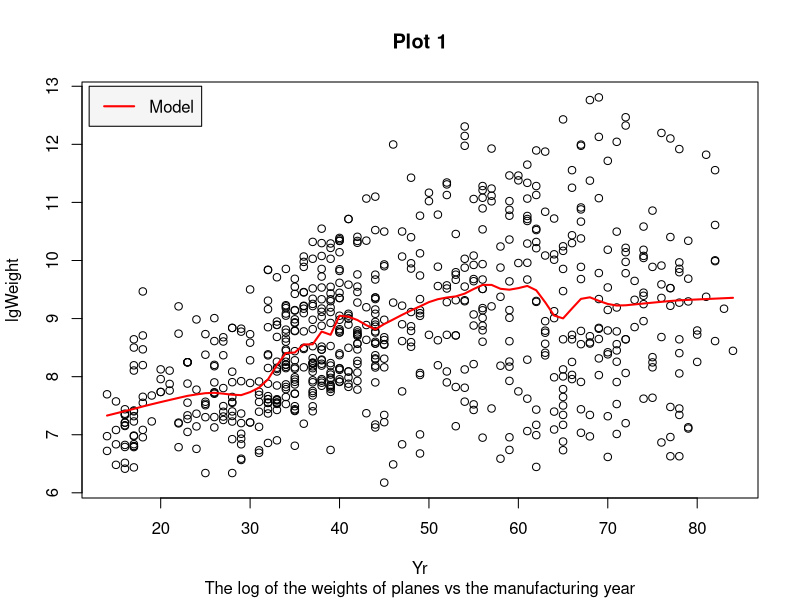
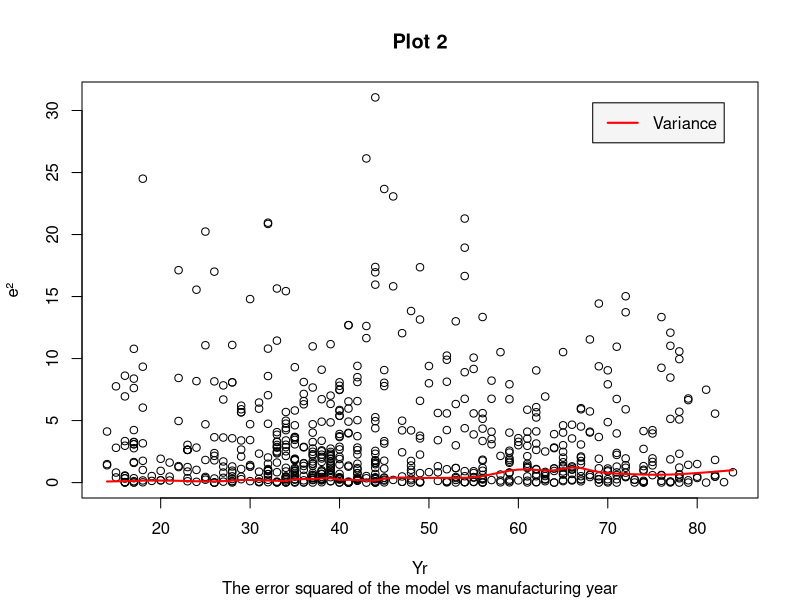
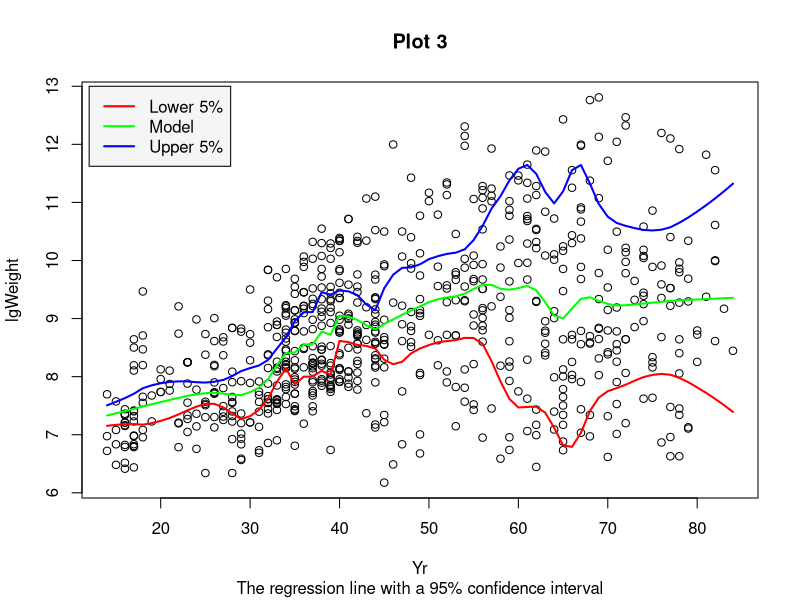

The R source for these figures, in order:
library(sm)

attach(aircraft)
lgPower <- log(Power)
lgSpan <- log(Span)
lgLength <- log(Length)
lgWeight <- log(Weight)
lgSpeed <- log(Speed)
lgRange <- log(Range)

# Plots the log(weight) of an airplane as a resultant of model year, Yr
plot(Yr,lgWeight, main="Plot 1", sub="The log of the weights of planes vs the manufacturing year")

# Loess.smooth produces continuous values instead of the discrete ones we can use for years
#m = loess.smooth(Yr, lgWeight)

# Step a)
m = supsmu(Yr,lgWeight)
lines(m, col="red", lwd=2)
legend(x=12,y=13, inset=.05, cex = 1, c("Model"), lty=c(1,1), lwd=c(2,2), col=c("red"), bg="grey96")

x <- unlist(m[1])
y <- unlist(m[2])

# Step b)
z <- 0
for (i in seq_along(Yr)) {
  index = which(x == Yr[i])
  z[i] <- log((lgWeight[i]-y[index])**2)
}

# Step c), calculate the log(variance) estimate
q <- supsmu(Yr,z)

# Step d), calculate sigma squared
unlistedSigmaEstimate <- unlist(q[2])
sigmaSquared <- 0
for (j in seq_along(unlistedSigmaEstimate)) {
  sigmaSquared[j] <- exp(unlistedSigmaEstimate[j])
}

# Calculating the estimated square error, e^(z(x)-q(x)) = E^2
e <- 0
qX <- unlist(q[1])
qY <- unlistedSigmaEstimate
for (k in seq_along(Yr)) {
  index = which(qX == Yr[k])
  #e[i] <- log((lgWeight[i]-y[index])**2)
  e[k] <- exp(z[k] - qY[index])
}

# Plotting the error squared againt the manufacturing year
plot(Yr,e,ylab="e²", main="Plot 2", sub="The error squared of the model vs manufacturing year")
# Superimposing the estimated variance
unique_years <- unique(Yr)
lines(unique_years,sigmaSquared, col='red', lwd=2)
legend(x="topright", inset=.05, cex = 1, c("Variance"), lty=c(1,1), lwd=c(2,2), col=c("red"), bg="grey96")

# Plotting the regression line with 95 % confidence interval
plot(Yr, lgWeight,xlab="Yr", ylab="lgWeight",main="Plot 3", sub="The regression line with a 95% confidence interval")
lines(unique_years, unlist(m[2])+(1.96*sigmaSquared),col='blue',lwd=2)
lines(unique_years, unlist(m[2])-(1.96*sigmaSquared), col='red',lwd=2)
lines(m, col='green',lwd=2)
legend(x=12,y=13, inset=.05, cex = 1, c("Lower 5%","Model","Upper 5%"), lty=c(1,1), lwd=c(2,2), col=c("red","green","blue"), bg="grey96")

# Hannes own test of heteroscedacity
# This should preferably be done with a linear model, so commented for now
#plot(Yr,z)
#lines(q, col="red", lwd=2)
